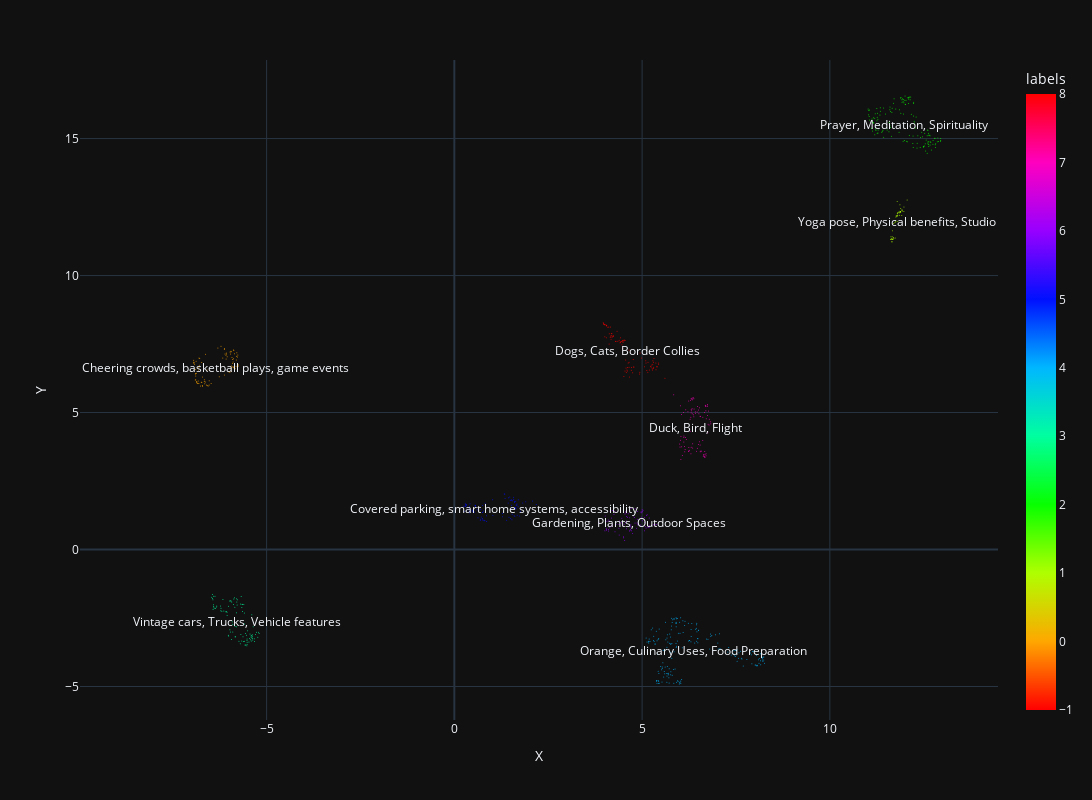

The notebook cell saved with this chart:
### Markdown cell above
# easy_text_clustering Example Basic Workflow

Here, I've imported the libraries, loaded the dataset, and run the optimize_fit method. Once the ClusterClassifier is finished fitting, the show method will produce a visualization of the results. Setting interative to True allows the user to zoom, pan, etc. on the visualization. This will also allow the user to view the texts of points in the visualization as a tooltip when they hover over them with their mouse.

### Code cell
from easy_text_clustering.clusterer import ClusterClassifier
from datasets import load_dataset

SAMPLE = 100_000 # select the number of samples from the data that you'd like to use

texts = load_dataset("billingsmoore/text-clustering-example-data", split='train')["text"]

cc = ClusterClassifier()

# Perform optimization and fitting
cc.optimize_fit(texts=texts)

cc.show(interactive=True)

### Figure 1 — Plotly figure (JSON) as saved in the notebook; plotly's stock layout.template omitted (floating-point values rounded to 4 significant figures; data arrays with more than 128 entries replaced by an {"elided": "..."} marker saying what was removed)
{"data": [{"customdata": {"elided": "925x1 str values"}, "hovertemplate": "%{customdata[0]}<extra></extra>", "legendgroup": "", "marker": {"color": {"elided": "925 int values"}, "coloraxis": "coloraxis", "opacity": 0.8, "size": 1, "symbol": "circle"}, "mode": "markers", "name": "", "orientation": "v", "showlegend": false, "type": "scatter", "x": {"elided": "925 float values"}, "xaxis": "x", "y": {"elided": "925 float values"}, "yaxis": "y"}], "layout": {"annotations": [{"showarrow": false, "text": "Cheering crowds, basketball plays, game events", "x": -6.361, "y": 6.641, "yshift": 0}, {"showarrow": false, "text": "Yoga pose, Physical benefits, Studio", "x": 11.79, "y": 11.99, "yshift": 0}, {"showarrow": false, "text": "Prayer, Meditation, Spirituality", "x": 11.98, "y": 15.5, "yshift": 0}, {"showarrow": false, "text": "Vintage cars, Trucks, Vehicle features", "x": -5.796, "y": -2.621, "yshift": 0}, {"showarrow": false, "text": "Orange, Culinary Uses, Food Preparation", "x": 6.363, "y": -3.696, "yshift": 0}, {"showarrow": false, "text": "Covered parking, smart home systems, accessibility", "x": 1.062, "y": 1.494, "yshift": 0}, {"showarrow": false, "text": "Gardening, Plants, Outdoor Spaces", "x": 4.648, "y": 0.9976, "yshift": 0}, {"showarrow": false, "text": "Duck, Bird, Flight", "x": 6.417, "y": 4.44, "yshift": 0}, {"showarrow": false, "text": "Dogs, Cats, Border Collies", "x": 4.618, "y": 7.249, "yshift": 0}], "coloraxis": {"colorbar": {"title": {"text": "labels"}}, "colorscale": [[0, "#ff0000"], [0.1111, "#ffa700"], [0.2222, "#afff00"], [0.3333, "#08ff00"], [0.4444, "#00ff9f"], [0.5556, "#00b7ff"], [0.6667, "#0010ff"], [0.7778, "#9700ff"], [0.8889, "#ff00bf"], [1, "#ff0000"]]}, "height": 800, "legend": {"tracegroupgap": 0}, "margin": {"t": 60}, "width": 1600, "xaxis": {"anchor": "y", "domain": [0, 1], "title": {"text": "X"}}, "yaxis": {"anchor": "x", "domain": [0, 1], "title": {"text": "Y"}}}}
